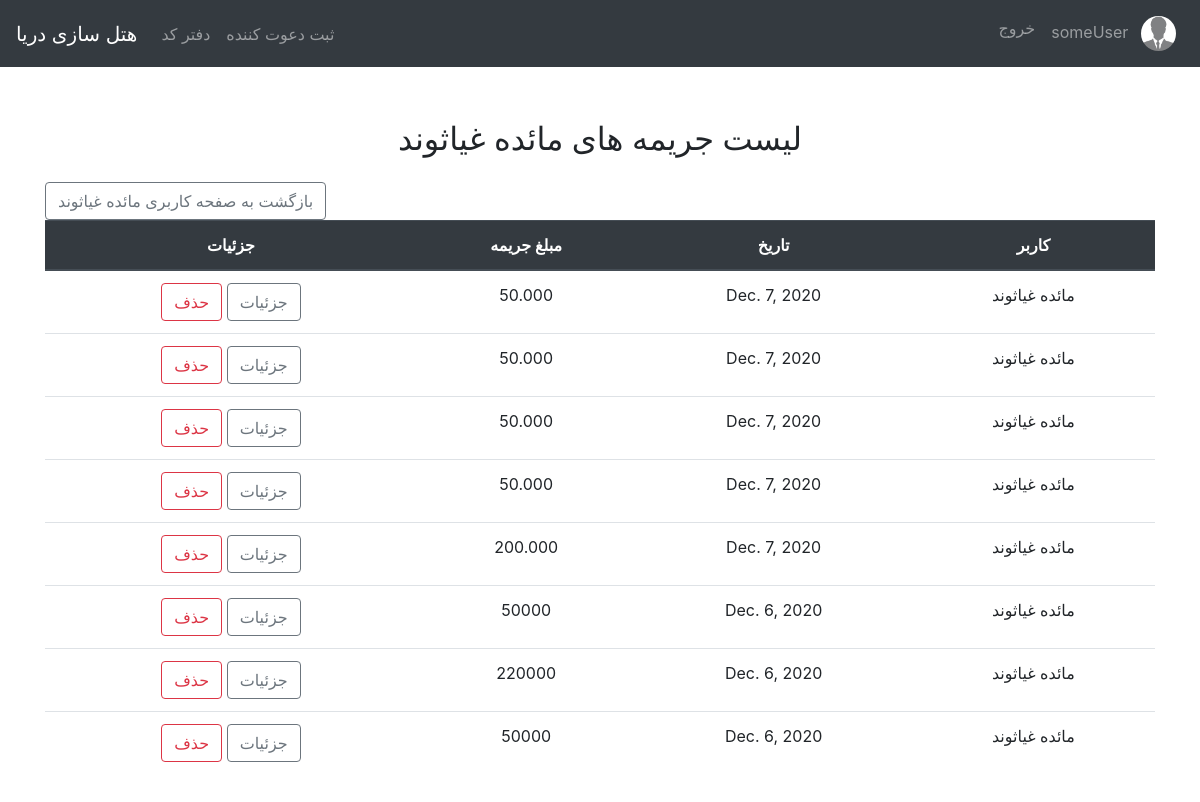
The page /penalty_list/3/ (signed in) on the database its author committed.
### users/models.py (models this page shows, shortened)
class Profile(models.Model):
    user = models.OneToOneField(User, on_delete=models.CASCADE)
    image = models.ImageField(default='default.jpg', upload_to='profile_pics')

### inviters/models.py (models this page shows, shortened)
class Penalty(models.Model):
    inviter = models.ForeignKey(Inviter, on_delete=models.CASCADE)
    date = models.DateField(default=datetime.date.today)
    amount = models.CharField(max_length=20)
    description = models.TextField(null=True)

class Inviter(models.Model):
    first_name = models.CharField(max_length=100)
    last_name = models.CharField(max_length=100)
    date_of_hired = models.DateTimeField(default=timezone.now)
    date_of_fired = models.DateTimeField(null=True, blank=True)
    date_of_start_esurance = models.DateTimeField(null=True, blank=True)
    date_of_end_esurance = models.DateTimeField(null=True, blank=True)
    is_fired = models.BooleanField(default=False)
    phone_num = models.CharField(max_length=11, unique=True)
    company = models.ForeignKey(Company, on_delete=models.PROTECT)
    user = models.ForeignKey(User, on_delete=models.PROTECT)

### inviters/views.py (the view)
# urls.py: path('penalty_list/<int:inviter_id>/', PenaltyListView.as_view(), name="penalty_list"),
class PenaltyListView(LoginRequiredMixin, ListView):
    model = Penalty
    ordering = ['-date']
    paginate_by = 10
    def get_queryset(self):
        inviter_id = get_object_or_404(Inviter, id=self.kwargs.get('inviter_id'))
        return Penalty.objects.filter(inviter=inviter_id).order_by('-date')

### inviters/templates/inviters/penalty_list.html
{% extends 'base.html' %}
{% block content %}
    {% if object_list %}
        <h2 class="mb-4">
            <center>لیست جریمه
                های {{ object_list.first.inviter.first_name }} {{ object_list.first.inviter.last_name }} </center>
        </h2>
        <a class="btn btn-outline-secondary" href="{% url 'inviter_detail' object_list.first.inviter.id %}">بازگشت به
            صفحه کاربری {{ object_list.first.inviter.first_name }} {{ object_list.first.inviter.last_name }} </a>
        <table class="table" dir="rtl">
            <thead class="thead-dark">
            <tr>
                <th scope="col">
                    <center>کاربر</center>
                </th>
                <th scope="col">
                    <center>تاریخ</center>
                </th>
                <th scope="col">
                    <center>مبلغ جریمه</center>
                </th>
                <th scope="col">
                    <center>جزئیات</center>
                </th>
            </tr>
            </thead>
            <tbody>
            {% for penalty in object_list %}
                <tr>
                    <td>
                        <center>{{ penalty.inviter.first_name }} {{ penalty.inviter.last_name }}</center>
                    </td>
                    <td>
                        <center>{{ penalty.date }}</center>
                    </td>
                    <td>
                        <center>{{ penalty.amount }}</center>
                    </td>
                    <td>
                        <center>
                            <a class="btn btn-outline-secondary" href="{% url 'penalty_detail' penalty.id %}">
                                جزئیات
                            </a>
                            <a class="btn btn-outline-danger" href="{% url 'penalty_delete' penalty.id %}">
                                حذف
                            </a>
                        </center>
                    </td>
                </tr>
            {% endfor %}
            </tbody>
        </table>
    {% else %}
        <p class="alert alert-secondary">جریمه ای وجود ندارد</p>
    {% endif %}
    </div>
{% endblock %}

### inviters/templates/base.html (shortened to what this page needs)
<!doctype html>
<html lang="en">
<head>
    <link rel="stylesheet" href="https://cdn.jsdelivr.net/npm/bootstrap@4.5.3/dist/css/bootstrap.min.css"
>
</head>
<body>
<nav class="navbar navbar-expand-lg navbar-dark bg-dark fixed-top">
    <a class="navbar-brand" href="/">هتل سازی دریا</a>
    <div class="collapse navbar-collapse" id="navbarNav">
        {% if user.is_authenticated %}
            <ul class="navbar-nav mr-auto">
                <li class="nav-item">
                    <a class="nav-link" href="{% url 'daftarcode' %}">دفتر کد</a>
                </li>
                <li class="nav-item">
                    <a class="nav-link" href="{% url 'inviter_new' %}">ثبت دعوت کننده</a>
                </li>
            </ul>
        {% endif %}
        <ul class="navbar-nav ml-auto">
            {% if user.is_authenticated %}
                <li class="nav-item">
                    <a class="nav-link" href="{% url 'logout' %}">خروج</a>
                </li>
                <li class="nav-item">
                    <a class="nav-link" href="{% url 'profile' %}">
                        {{ user.username }}
                        <img class="rounded-circle z-depth-0 ml-2"
                             alt="avatar image"
                             height="35"
                             src="{{ user.profile.image.url }}">
                    </a>
                </li>
            {% else %}
                <li class="nav-item">
                    <a class="nav-link" href="{% url 'login' %}">ورود</a>
                </li>
            {% endif %}
        </ul>
    </div>
</nav>
<br><br><br><br>
<main role="main" class="container mb-4">
    <div class="row mt-4">
        <div class="col-md-12">
            {% block content %}
            {% endblock %}
        </div>
</main>
</body>
</html>

### rows shown on the page
Penalty: first.inviter.first_name "مائده", first.inviter.last_name "غیاثوند", inviter.first_name "مائده", inviter.last_name "غیاثوند", date "Dec. 7, 2020", amount "50.000"
Penalty: inviter.first_name "مائده", inviter.last_name "غیاثوند", date "Dec. 7, 2020", amount "50.000"
Penalty: inviter.first_name "مائده", inviter.last_name "غیاثوند", date "Dec. 7, 2020", amount "50.000"
Penalty: inviter.first_name "مائده", inviter.last_name "غیاثوند", date "Dec. 7, 2020", amount "50.000"
Penalty: inviter.first_name "مائده", inviter.last_name "غیاثوند", date "Dec. 7, 2020", amount "200.000"
Penalty: inviter.first_name "مائده", inviter.last_name "غیاثوند", date "Dec. 6, 2020", amount "50000"
Penalty: inviter.first_name "مائده", inviter.last_name "غیاثوند", date "Dec. 6, 2020", amount "220000"
Penalty: inviter.first_name "مائده", inviter.last_name "غیاثوند", date "Dec. 6, 2020", amount "50000"

### other values the page prints
{{ user.username }} "someUser"
